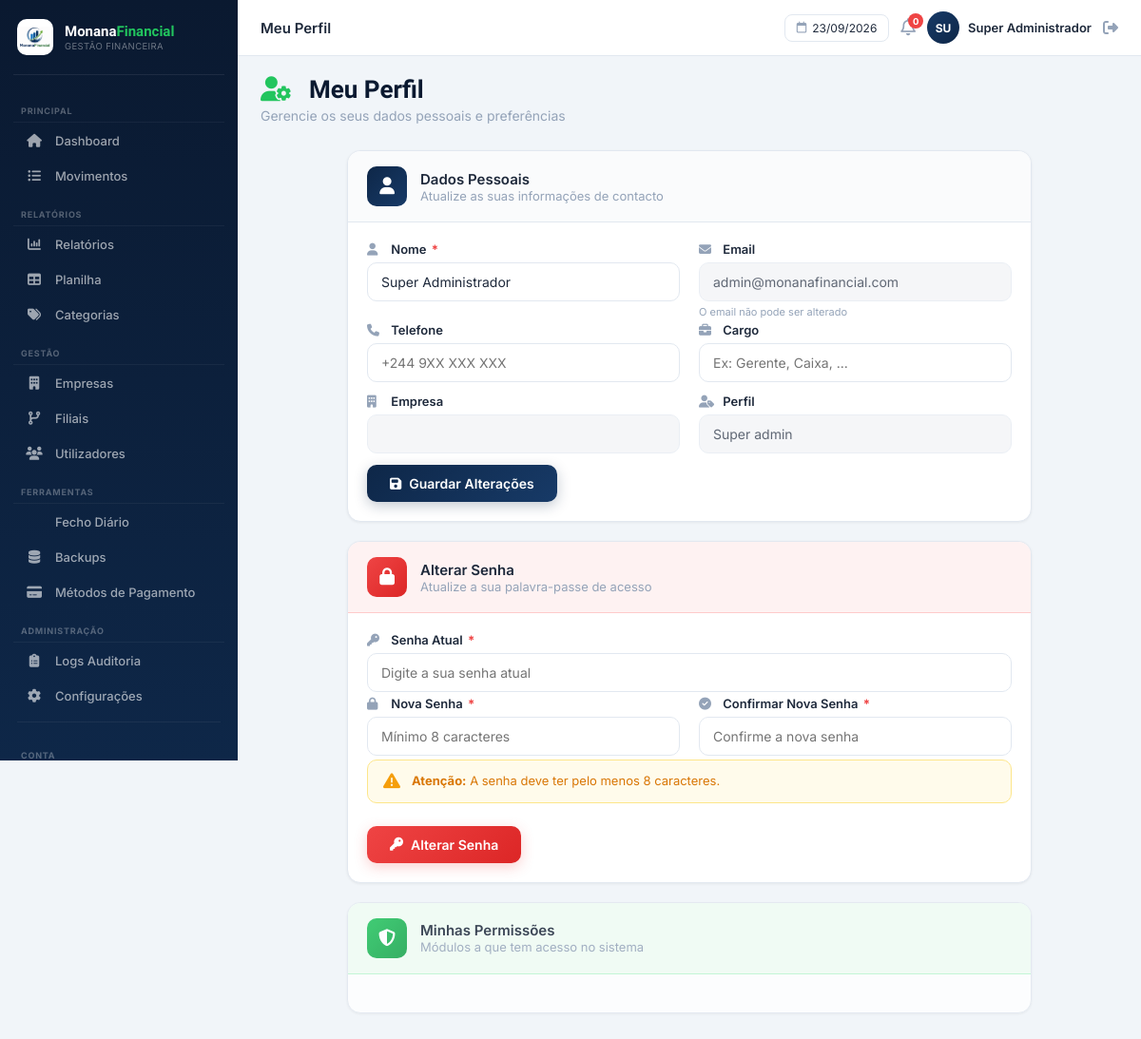
Page /public/perfil/index (signed in) on the committed database.
### tables this page shows
CREATE TABLE usuarios (
    id INT UNSIGNED AUTO_INCREMENT PRIMARY KEY,
    empresa_id INT UNSIGNED DEFAULT NULL,  
    nome VARCHAR(150) NOT NULL,
    email VARCHAR(150) NOT NULL UNIQUE,
    senha_hash VARCHAR(255) NOT NULL,
    perfil ENUM('super_admin','admin_empresa','usuario_interno','visualizador') NOT NULL DEFAULT 'usuario_interno',
    telefone VARCHAR(30) DEFAULT NULL,
    cargo VARCHAR(100) DEFAULT NULL,
    biografia TEXT DEFAULT NULL,
    foto_perfil VARCHAR(255) DEFAULT NULL,
    ativo TINYINT(1) NOT NULL DEFAULT 1,
    primeiro_acesso TINYINT(1) NOT NULL DEFAULT 1,
    ultimo_login DATETIME DEFAULT NULL,
    criado_em DATETIME NOT NULL DEFAULT CURRENT_TIMESTAMP,
    atualizado_em DATETIME NOT NULL DEFAULT CURRENT_TIMESTAMP ON UPDATE CURRENT_TIMESTAMP,
    CONSTRAINT fk_usuarios_empresa FOREIGN KEY (empresa_id) REFERENCES empresas(id) ON DELETE CASCADE
);

### controllers/PerfilController.php (called while the page is built, shortened)
<?php
class PerfilController extends Controller
{
    private Usuario $usuarioModel;
    private Modulo $moduloModel;
    public function __construct()
    {
        $this->usuarioModel = new Usuario();
        $this->moduloModel = new Modulo();
    }
    public function index(): void
    {
        $usuarioId = (int) $_SESSION['usuario_id'];
        $usuario = $this->usuarioModel->encontrarPorId($usuarioId);
        $empresaNome = '';
        $permissoes = $this->moduloModel->getPermissoesUsuario($usuarioId);
        $this->renderizar('perfil/index', [
            'tituloPagina' => 'Meu Perfil',
            'paginaAtiva' => 'perfil',
            'usuario' => $usuario,
            'empresaNome' => $empresaNome,
            'permissoes' => $permissoes,
            'csrf_token' => SegurancaHelper::gerarTokenCSRF(),
        ]);
    }
}

### public/index.php (called while the page is built, shortened)
<?php
require_once CAMINHO_RAIZ . '/core/Database.php';
require_once CAMINHO_RAIZ . '/core/Model.php';
$roteador = new Router();
$url = $_GET['url'] ?? '';
$roteador->despachar($url);

### config/database.php (called while the page is built)
<?php
return [
    'host'      => 'localhost',
    'porta'     => '3306',
    'base'      => 'monana_financial',
    'usuario'   => 'root',
    'senha'     => '',
    'charset'   => 'utf8mb4',
];

### core/Database.php (called while the page is built)
<?php
class Database
{
    private static ?PDO $instancia = null;
    public static function obterLigacao(): PDO
    {
        if (self::$instancia === null) {
            $config = require CAMINHO_RAIZ . '/config/database.php';
            $dsn = "mysql:host={$config['host']};port={$config['porta']};dbname={$config['base']};charset={$config['charset']}";
            try {
                self::$instancia = new PDO($dsn, $config['usuario'], $config['senha'], [
                    PDO::ATTR_ERRMODE            => PDO::ERRMODE_EXCEPTION,
                    PDO::ATTR_DEFAULT_FETCH_MODE => PDO::FETCH_ASSOC,
                    PDO::ATTR_EMULATE_PREPARES   => false,
                ]);
            } catch (PDOException $e) {
                error_log('[MonanaFinancial] Erro de ligação à BD: ' . $e->getMessage());
                die('Não foi possível ligar à base de dados. Verifique a configuração em config/database.php.');
            }
        }
        return self::$instancia;
    }
}

### core/Model.php (called while the page is built, shortened)
<?php
abstract class Model
{
    protected PDO $bd;
    protected string $tabela;
    protected string $chavePrimaria = 'id';
    public function __construct()
    {
        $this->bd = Database::obterLigacao();
    }
    public function encontrarPorId(int $id): array|false
    {
        $sql = "SELECT * FROM {$this->tabela} WHERE {$this->chavePrimaria} = :id LIMIT 1";
        $stmt = $this->bd->prepare($sql);
        $stmt->execute(['id' => $id]);
        return $stmt->fetch();
    }
}

### views/perfil/index.php (the view, shortened to what this page needs)
<div class="page-header">
    <div>
        <h1 class="page-title"><i class="fas fa-user-cog"></i> Meu Perfil</h1>
        <p class="page-subtitle">Gerencie os seus dados pessoais e preferências</p>
    </div>
</div>
<div class="form-card">
    <div class="form-card-header">
        <div class="form-card-icon" style="background:linear-gradient(135deg, var(--navy), var(--navy-light));">
            <i class="fas fa-user"></i>
        </div>
        <div>
            <h3>Dados Pessoais</h3>
            <p>Atualize as suas informações de contacto</p>
        </div>
    </div>
    <div class="form-card-body">
        <form method="POST" action="<?php echo URL_BASE; ?>/perfil/atualizar">
            <div class="form-row">
                <div class="form-group">
                    <label><i class="fas fa-user"></i> Nome <span class="required">*</span></label>
                    <input type="text" name="nome" value="<?php echo htmlspecialchars($usuario['nome']); ?>" required>
                </div>
                <div class="form-group">
                    <label><i class="fas fa-envelope"></i> Email</label>
                    <input type="email" value="<?php echo htmlspecialchars($usuario['email']); ?>" disabled>
                    <small style="color:var(--muted);font-size:11px;">O email não pode ser alterado</small>
                </div>
            </div>
            <div class="form-row">
                <div class="form-group">
                    <label><i class="fas fa-phone"></i> Telefone</label>
                    <input type="text" name="telefone" value="<?php echo htmlspecialchars($usuario['telefone'] ?? ''); ?>" placeholder="+244 9XX XXX XXX">
                </div>
                <div class="form-group">
                    <label><i class="fas fa-briefcase"></i> Cargo</label>
                    <input type="text" name="cargo" value="<?php echo htmlspecialchars($usuario['cargo'] ?? ''); ?>" placeholder="Ex: Gerente, Caixa, ...">
                </div>
            </div>
            <div class="form-row" style="margin-top:8px;">
                <div class="form-group">
                    <label><i class="fas fa-building"></i> Empresa</label>
                    <input type="text" value="<?php echo htmlspecialchars($empresaNome ?? 'N/A'); ?>" disabled>
                </div>
                <div class="form-group">
                    <label><i class="fas fa-user-tag"></i> Perfil</label>
                    <input type="text" value="<?php echo ucfirst(str_replace('_', ' ', $usuario['perfil'])); ?>" disabled>
                </div>
            </div>
            <div class="form-actions" style="border-top:none;padding-top:0;">
                <button type="submit" class="btn btn-primary">
                    <i class="fas fa-save"></i> Guardar Alterações
                </button>
            </div>
        </form>
    </div>
</div>
<div class="form-card" style="margin-top:20px;">
    <div class="form-card-header" style="background:#fef2f2; border-color:#fecaca;">
        <div class="form-card-icon" style="background:linear-gradient(135deg, var(--red), var(--red-dark));">
            <i class="fas fa-lock"></i>
        </div>
        <div>
            <h3>Alterar Senha</h3>
            <p>Atualize a sua palavra-passe de acesso</p>
        </div>
    </div>
    <div class="form-card-body">
        <form method="POST" action="<?php echo URL_BASE; ?>/perfil/alterarSenha">
            <div class="form-group">
                <label><i class="fas fa-key"></i> Senha Atual <span class="required">*</span></label>
                <input type="password" name="senha_atual" placeholder="Digite a sua senha atual" required>
            </div>
            <div class="form-row">
                <div class="form-group">
                    <label><i class="fas fa-lock"></i> Nova Senha <span class="required">*</span></label>
                    <input type="password" name="nova_senha" placeholder="Mínimo 8 caracteres" required minlength="8">
                </div>
                <div class="form-group">
                    <label><i class="fas fa-check-circle"></i> Confirmar Nova Senha <span class="required">*</span></label>
                    <input type="password" name="confirmar_senha" placeholder="Confirme a nova senha" required minlength="8">
                </div>
            </div>
            <div class="info-box info-box-warning" style="margin-bottom:0;">
                <i class="fas fa-exclamation-triangle"></i>
                <div>
                    <strong>Atenção:</strong> A senha deve ter pelo menos 8 caracteres.
                </div>
            </div>
            <div class="form-actions" style="border-top:none;padding-top:16px;">
                <button type="submit" class="btn btn-danger">
                    <i class="fas fa-key"></i> Alterar Senha
                </button>
            </div>
        </form>
    </div>
</div>
<div class="form-card" style="margin-top:20px; opacity:0.85;">
    <div class="form-card-header" style="background:#f0fdf4; border-color:#bbf7d0;">
        <div class="form-card-icon" style="background:linear-gradient(135deg, var(--green), var(--green-dark));">
            <i class="fas fa-shield-alt"></i>
        </div>
        <div>
            <h3>Minhas Permissões</h3>
            <p>Módulos a que tem acesso no sistema</p>
        </div>
    </div>
    <div class="form-card-body">
    </div>
</div>

### public/css/formularios.css (style rules this page uses)
.btn { display:inline-flex;align-items:center;gap:8px; padding:10px 16px; border-radius:9px; font-size:13.5px; font-weight:600; border:none; cursor:pointer; text-decoration:none; transition:transform 0.1s ease, opacity 0.15s ease; }
.form-card { background:var(--white); border:1px solid var(--border); border-radius:14px; box-sizing:border-box; width:min(100%, 720px); max-width:720px; margin:0 auto 20px; overflow:hidden; box-shadow:var(--shadow-sm); transition:var(--transition); }

### views/layouts/principal.php (style rules this page uses)
:root { --navy-deep: #0a1930; --navy: #0e2748; --navy-light: #173a67; --green: #22c55e; --green-dark: #16a34a; --blue: #3b82f6; --blue-dark: #2563eb; --purple: #8b5cf6; --purple-dark: #7c3aed; --orange: #f59e0b; --orange-dark: #d97706; --red: #ef4444; --red-dark: #dc2626; --gold: #fbbf24; --ink: #1e293b; --muted: #94a3b8; --border: #e2e8f0; --bg: #f1f5f9; --white: #ffffff; --shadow-sm: 0 1px 3px rgba(0,0,0,0.06); --shadow-md: 0 4px 20px rgba(0,0,0,0.08); --shadow-lg: 0 10px 40px rgba(0,0,0,0.12); --radius: 14px; --radius-sm: 8px; --transition: all 0.3s cubic-bezier(0.4, 0, 0.2, 1); }
* { box-sizing: border-box; margin: 0; padding: 0; }
body { font-family: 'Inter', sans-serif; background: var(--bg); color: var(--ink); display: flex; min-height: 100vh; overflow-x: hidden; width: 100%; max-width: 100vw; }
.btn { display: inline-flex; align-items: center; gap: 6px; padding: 8px 16px; border-radius: 8px; font-size: 13px; font-weight: 600; font-family: 'Inter', sans-serif; text-decoration: none; transition: all 0.3s ease; border: none; cursor: pointer; }
.btn i { font-size: 14px; }
.btn-danger { background: linear-gradient(135deg, #dc2626, #b91c1c); color: var(--white); box-shadow: 0 4px 14px rgba(220, 38, 38, 0.25); }

### rows in the picture
usuarios: nome "Super Administrador", email "admin@monanafinancial.com", perfil "Super admin"

### other values in the picture
$tituloPagina "Meu Perfil"
substr($usuario_nome, 0, 2) "SU"
$usuario_nome "Super Administrador"
